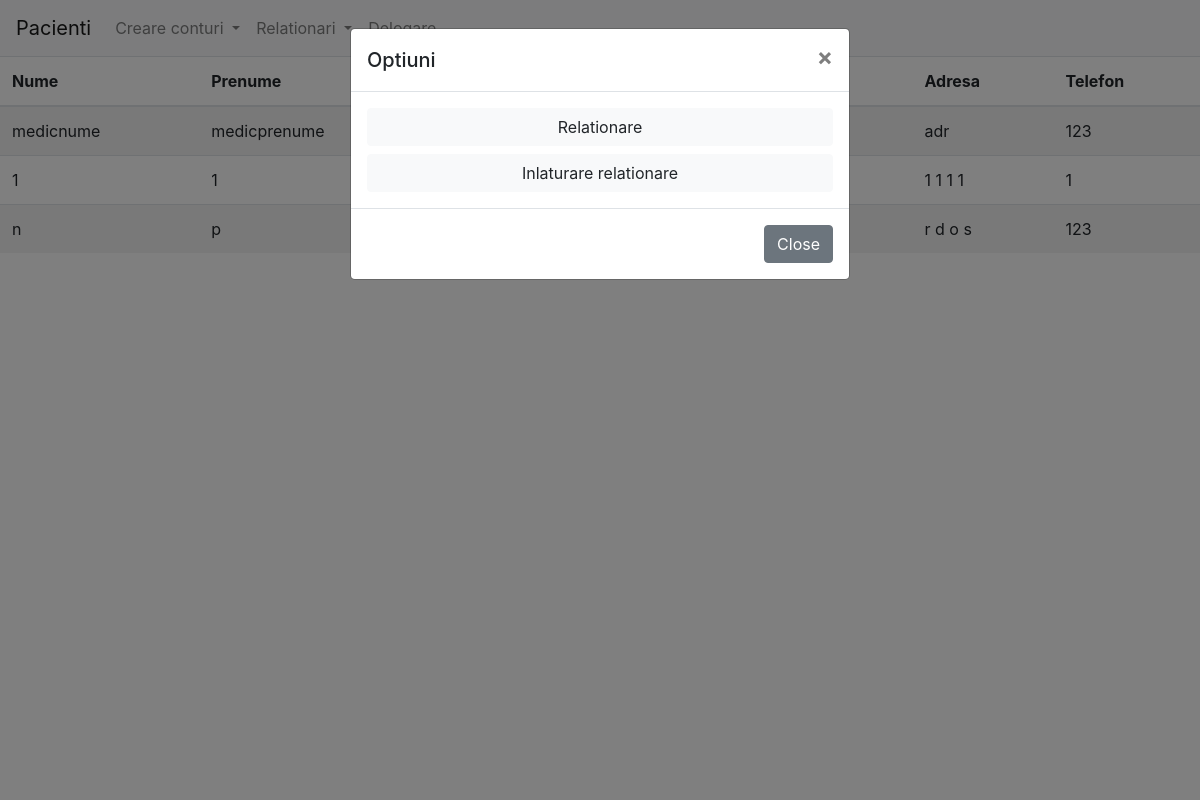
Page /Proiect_IP/administrator/relationaremedic.php on the committed database.
### tables this page shows
CREATE TABLE `utilizator` (
  `id` int(11) NOT NULL,
  `utilizator` varchar(255) NOT NULL,
  `parola` varchar(255) NOT NULL,
  `tip` varchar(30) NOT NULL,
  `nume` varchar(255) NOT NULL,
  `prenume` varchar(255) NOT NULL,
  `cnp` varchar(20) NOT NULL,
  `data_nasterii` date NOT NULL,
  `sex` varchar(20) NOT NULL,
  `adresa` varchar(255) NOT NULL,
  `telefon` varchar(30) NOT NULL,
  `email` varchar(255) NOT NULL,
  `profesie` varchar(255) NOT NULL,
  `loc_munca` varchar(255) NOT NULL
);

### Proiect_IP/administrator/relationaremedic.php (the view, shortened to what this page needs)
<!DOCTYPE html>
<html>
<head>
	<link rel="stylesheet" href="https://stackpath.bootstrapcdn.com/bootstrap/4.3.1/css/bootstrap.min.css">
	<link rel="stylesheet" href="./clickable.js">
</head>
<body>
    <?php
	include './NavBar.php';
	?>
	<div class="limiter">
		<table class="table table-striped table-responsive-sm">
			<thead>
				<tr>
					<th scope="col">Nume</th>
					<th scope="col">Prenume</th>
					<th scope="col">Cnp</th>
					<th scope="col">Varsta</th>
					<th scope="col">Sex</th>
					<th scope="col">Adresa</th>
					<th scope="col">Telefon</th>
				</tr>
			</thead>
			<tbody>
				<?php
				$con = mysqli_connect("35.238.19.69", "root", "", "proiectip") or die("conectare esuata");
				$sql = "SELECT id, tip, nume, prenume, cnp, data_nasterii, sex, adresa, telefon FROM utilizator";
				$result = $con->query($sql);
				while ($row = $result->fetch_assoc()) {
					$tip = $row["tip"];
					if($tip=="medic")
					{
						$id_click = $row["id"];
						$row["data_nasterii"] = varsta($row["data_nasterii"]);
						?>
						<tr onclick="window.location='./relationaremedic.php?id_medic=<?php echo $id_click ?>&id_click=<?php echo $_GET['id_click']?>';">
							<?php
							unset($row["id"]);
							unset($row["tip"]);
							foreach ($row as  $index => $field) {
									echo "<td>";
									echo $field;
									echo "</td>";
							}
							?>
						</tr>
						<?php
					}
				}
			?>
			</tbody>
		</table>
	</div>
</body>
<?php
function varsta($data_nasterii)
{
	$differenceFormat = "%y";
	$datetime1 = date_create($data_nasterii);
	$today = date("Y-m-d H:i:s");
	$today=date_create($today);
	$interval = date_diff($today, $datetime1);
	return $interval->format($differenceFormat);
}
?>
<div class="modal fade" id="orderModal" tabindex="-1" role="dialog" aria-labelledby="orderModalLabel" aria-hidden="true">
	<div class="modal-dialog" role="document">
		<div class="modal-content">
			<div class="modal-header">
				<h5 class="modal-title" id="exampleModalLabel">Optiuni</h5>
				<button type="button" class="close" data-dismiss="modal" aria-label="Close">
				<span aria-hidden="true">&times;</span>
				</button>
			</div>
				<div class="modal-body">
                <button onclick="window.location.href='./relationare.php?id_medic=<?php echo $id_click ?>&id_click=<?php echo $_GET['id_click']?>&opt=relationare';" type="button" class="btn btn-light btn-block">Relationare</button>
				<button onclick="window.location.href='./relationare.php?id_medic=<?php echo $id_click ?>&id_click=<?php echo $_GET['id_click']?>&opt=nerelationare';" type="button" class="btn btn-light btn-block">Inlaturare relationare</button>
			</div>
			<div class="modal-footer">
				<button type="button" class="btn btn-secondary" data-dismiss="modal">Close</button>
			</div>
		</div>
	</div>
</div>
</html>

### rows in the picture
utilizator: nume "medicnume", prenume "medicprenume", adresa "adr", telefon "123"
utilizator: nume "1", prenume "1", adresa "1 1 1 1", telefon "1"
utilizator: nume "n", prenume "p", adresa "r d o s", telefon "123"
